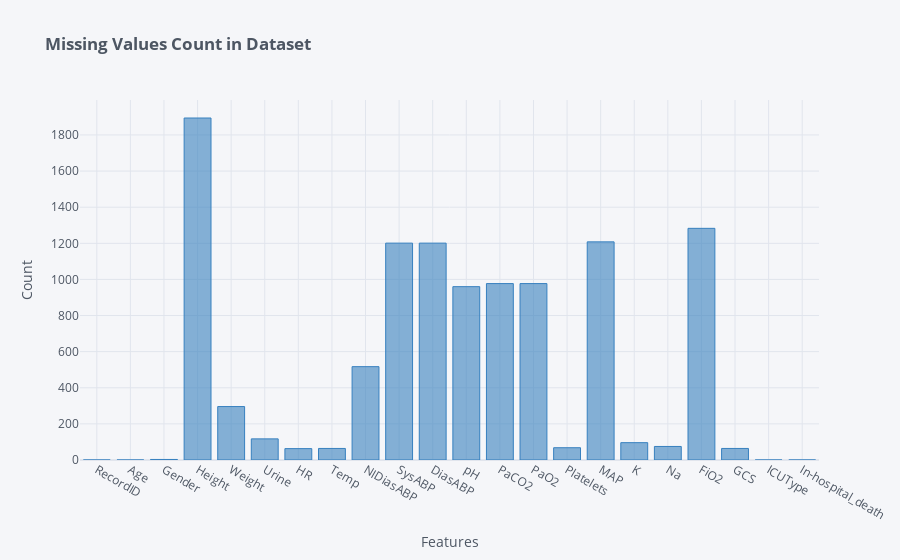

Notebook code cell kept with this figure:
### Markdown cell above
# EDA

### Code cell
# Missing values plot
missing = df.isna().sum().reset_index()
missing.columns = ['features', 'total_missing']
missing['percent'] = (missing['total_missing'] / len(df)) * 100
missing.index = missing['features']
del missing['features']

missing['total_missing'].iplot(kind = 'bar', 
                               title = f'<b>Missing Values Count in Dataset</b>',
                               xTitle = 'Features',
                               colors = 'blue',
                               yTitle = 'Count')
missing.T

### Figure 1 — Plotly figure (JSON) as saved in the notebook; plotly's stock layout.template omitted (floating-point values rounded to 4 significant figures)
{"data": [{"marker": {"color": "rgba(55, 128, 191, 0.6)", "line": {"color": "rgba(55, 128, 191, 1.0)", "width": 1}}, "name": "total_missing", "orientation": "v", "text": "", "type": "bar", "x": ["RecordID", "Age", "Gender", "Height", "Weight", "Urine", "HR", "Temp", "NIDiasABP", "SysABP", "DiasABP", "pH", "PaCO2", "PaO2", "Platelets", "MAP", "K", "Na", "FiO2", "GCS", "ICUType", "In-hospital_death"], "y": [0, 0, 3, 1894, 296, 117, 63, 64, 517, 1201, 1201, 960, 977, 977, 68, 1208, 96, 75, 1283, 64, 0, 0]}], "layout": {"legend": {"bgcolor": "#F5F6F9", "font": {"color": "#4D5663"}}, "paper_bgcolor": "#F5F6F9", "plot_bgcolor": "#F5F6F9", "title": {"font": {"color": "#4D5663"}, "text": "<b>Missing Values Count in Dataset</b>"}, "xaxis": {"gridcolor": "#E1E5ED", "showgrid": true, "tickfont": {"color": "#4D5663"}, "title": {"font": {"color": "#4D5663"}, "text": "Features"}, "zerolinecolor": "#E1E5ED"}, "yaxis": {"gridcolor": "#E1E5ED", "showgrid": true, "tickfont": {"color": "#4D5663"}, "title": {"font": {"color": "#4D5663"}, "text": "Count"}, "zerolinecolor": "#E1E5ED"}}}
